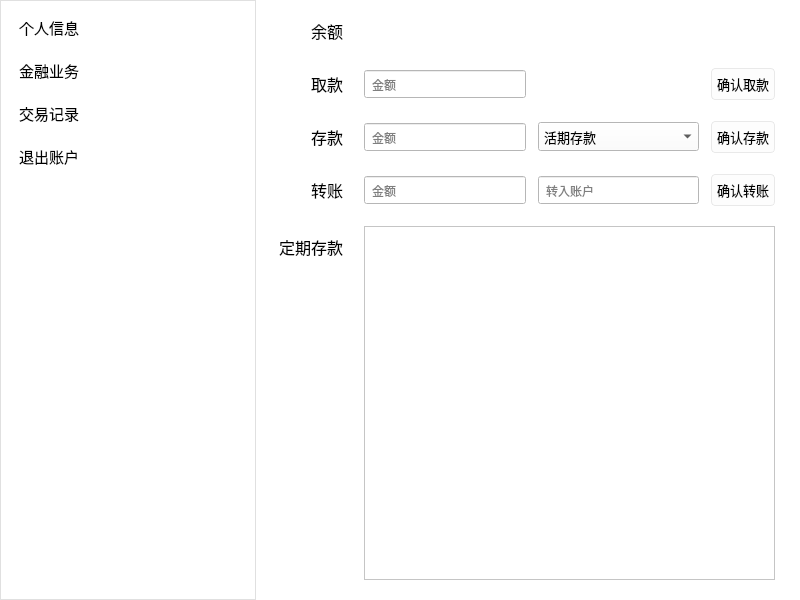
<?xml version="1.0" encoding="UTF-8"?>
<ui version="4.0">
 <class>UserWindow</class>
 <widget class="QMainWindow" name="UserWindow">
  <property name="geometry">
   <rect>
    <x>0</x>
    <y>0</y>
    <width>800</width>
    <height>600</height>
   </rect>
  </property>
  <property name="windowTitle">
   <string>用户系统</string>
  </property>
  <widget class="QWidget" name="centralwidget">
   <layout class="QGridLayout" name="gridLayout">
    <property name="leftMargin">
     <number>0</number>
    </property>
    <property name="topMargin">
     <number>0</number>
    </property>
    <property name="rightMargin">
     <number>0</number>
    </property>
    <property name="bottomMargin">
     <number>0</number>
    </property>
    <property name="spacing">
     <number>0</number>
    </property>
    <item row="0" column="1">
     <widget class="QStackedWidget" name="stackedWidget">
      <property name="styleSheet">
       <string notr="true">QWidget{
background:white;padding:5px;
}
QPushButton{
background:#FDFDFD; border:1px solid #E9E9E9;border-radius:4px; 
}
QPushButton:hover{
background:#F8F8F8; border:1px solid qlineargradient(spread:pad, x1:0, y1:0, x2:0, y2:1, stop:0 rgba(25, 204, 255, 255), stop:0.521739 rgba(29, 197, 252, 255), stop:1 rgba(26, 195, 251, 255));
}
QPushButton:pressed{
background:#F1F1F1; border:1px solid qlineargradient(spread:pad, x1:0, y1:0, x2:0, y2:1, stop:0 rgba(25, 204, 255, 255), stop:0.521739 rgba(29, 197, 252, 255), stop:1 rgba(26, 195, 251, 255));
}</string>
      </property>
      <property name="currentIndex">
       <number>1</number>
      </property>
      <widget class="QWidget" name="info">
       <layout class="QGridLayout" name="gridLayout_2" columnstretch="1,3,1,1">
        <property name="rightMargin">
         <number>20</number>
        </property>
        <property name="horizontalSpacing">
         <number>10</number>
        </property>
        <property name="verticalSpacing">
         <number>19</number>
        </property>
        <item row="0" column="0">
         <widget class="QLabel" name="label">
          <property name="font">
           <font>
            <pointsize>12</pointsize>
           </font>
          </property>
          <property name="text">
           <string>账号</string>
          </property>
          <property name="alignment">
           <set>Qt::AlignRight|Qt::AlignTrailing|Qt::AlignVCenter</set>
          </property>
         </widget>
        </item>
        <item row="0" column="1" colspan="3">
         <widget class="QLabel" name="idLabel">
          <property name="maximumSize">
           <size>
            <width>16777215</width>
            <height>25</height>
           </size>
          </property>
          <property name="text">
           <string/>
          </property>
         </widget>
        </item>
        <item row="1" column="0">
         <widget class="QLabel" name="label_2">
          <property name="font">
           <font>
            <pointsize>12</pointsize>
           </font>
          </property>
          <property name="text">
           <string>姓名</string>
          </property>
          <property name="alignment">
           <set>Qt::AlignRight|Qt::AlignTrailing|Qt::AlignVCenter</set>
          </property>
         </widget>
        </item>
        <item row="2" column="0">
         <widget class="QLabel" name="label_3">
          <property name="font">
           <font>
            <pointsize>12</pointsize>
           </font>
          </property>
          <property name="text">
           <string>密码</string>
          </property>
          <property name="alignment">
           <set>Qt::AlignRight|Qt::AlignTrailing|Qt::AlignVCenter</set>
          </property>
         </widget>
        </item>
        <item row="3" column="0">
         <widget class="QLabel" name="label_4">
          <property name="font">
           <font>
            <pointsize>12</pointsize>
           </font>
          </property>
          <property name="text">
           <string>地址</string>
          </property>
          <property name="alignment">
           <set>Qt::AlignRight|Qt::AlignTop|Qt::AlignTrailing</set>
          </property>
         </widget>
        </item>
        <item row="3" column="1" colspan="3">
         <widget class="QPlainTextEdit" name="addressPlainTextEdit">
          <property name="maximumSize">
           <size>
            <width>16777215</width>
            <height>116</height>
           </size>
          </property>
         </widget>
        </item>
        <item row="4" column="2">
         <widget class="QPushButton" name="lostButton">
          <property name="styleSheet">
           <string notr="true"/>
          </property>
          <property name="text">
           <string>挂失</string>
          </property>
         </widget>
        </item>
        <item row="4" column="3">
         <widget class="QPushButton" name="cancelLostButton">
          <property name="enabled">
           <bool>false</bool>
          </property>
          <property name="styleSheet">
           <string notr="true"/>
          </property>
          <property name="text">
           <string>取消挂失</string>
          </property>
         </widget>
        </item>
        <item row="5" column="1">
         <spacer name="verticalSpacer_2">
          <property name="orientation">
           <enum>Qt::Vertical</enum>
          </property>
          <property name="sizeHint" stdset="0">
           <size>
            <width>20</width>
            <height>211</height>
           </size>
          </property>
         </spacer>
        </item>
        <item row="1" column="1">
         <widget class="QLineEdit" name="nameLineEdit"/>
        </item>
        <item row="2" column="1">
         <widget class="QLineEdit" name="passwordLineEdit"/>
        </item>
        <item row="4" column="0" colspan="2">
         <spacer name="horizontalSpacer">
          <property name="orientation">
           <enum>Qt::Horizontal</enum>
          </property>
          <property name="sizeHint" stdset="0">
           <size>
            <width>40</width>
            <height>20</height>
           </size>
          </property>
         </spacer>
        </item>
       </layout>
      </widget>
      <widget class="QWidget" name="transaction">
       <layout class="QGridLayout" name="gridLayout_3">
        <property name="rightMargin">
         <number>20</number>
        </property>
        <property name="bottomMargin">
         <number>15</number>
        </property>
        <property name="horizontalSpacing">
         <number>12</number>
        </property>
        <property name="verticalSpacing">
         <number>19</number>
        </property>
        <item row="2" column="0">
         <widget class="QLabel" name="label_8">
          <property name="font">
           <font>
            <pointsize>12</pointsize>
           </font>
          </property>
          <property name="text">
           <string>存款</string>
          </property>
          <property name="alignment">
           <set>Qt::AlignRight|Qt::AlignTrailing|Qt::AlignVCenter</set>
          </property>
         </widget>
        </item>
        <item row="1" column="1">
         <widget class="QLineEdit" name="withdrawLineEdit">
          <property name="placeholderText">
           <string>金额</string>
          </property>
         </widget>
        </item>
        <item row="2" column="1">
         <widget class="QLineEdit" name="depositLineEdit">
          <property name="placeholderText">
           <string>金额</string>
          </property>
         </widget>
        </item>
        <item row="4" column="1" colspan="3">
         <widget class="QTableView" name="fixedDepositTable">
          <property name="contextMenuPolicy">
           <enum>Qt::CustomContextMenu</enum>
          </property>
          <property name="editTriggers">
           <set>QAbstractItemView::NoEditTriggers</set>
          </property>
          <property name="cornerButtonEnabled">
           <bool>false</bool>
          </property>
          <attribute name="verticalHeaderVisible">
           <bool>false</bool>
          </attribute>
         </widget>
        </item>
        <item row="4" column="0">
         <widget class="QLabel" name="label_9">
          <property name="font">
           <font>
            <pointsize>12</pointsize>
           </font>
          </property>
          <property name="text">
           <string>定期存款</string>
          </property>
          <property name="alignment">
           <set>Qt::AlignRight|Qt::AlignTop|Qt::AlignTrailing</set>
          </property>
         </widget>
        </item>
        <item row="1" column="0">
         <widget class="QLabel" name="label_7">
          <property name="font">
           <font>
            <pointsize>12</pointsize>
           </font>
          </property>
          <property name="text">
           <string>取款</string>
          </property>
          <property name="alignment">
           <set>Qt::AlignRight|Qt::AlignTrailing|Qt::AlignVCenter</set>
          </property>
         </widget>
        </item>
        <item row="0" column="0">
         <widget class="QLabel" name="label_5">
          <property name="font">
           <font>
            <pointsize>12</pointsize>
           </font>
          </property>
          <property name="text">
           <string>余额</string>
          </property>
          <property name="alignment">
           <set>Qt::AlignRight|Qt::AlignTrailing|Qt::AlignVCenter</set>
          </property>
         </widget>
        </item>
        <item row="2" column="3">
         <widget class="QPushButton" name="depositButton">
          <property name="font">
           <font>
            <pointsize>10</pointsize>
           </font>
          </property>
          <property name="text">
           <string>确认存款</string>
          </property>
         </widget>
        </item>
        <item row="1" column="3">
         <widget class="QPushButton" name="withdrawButton">
          <property name="font">
           <font>
            <pointsize>10</pointsize>
           </font>
          </property>
          <property name="text">
           <string>确认取款</string>
          </property>
         </widget>
        </item>
        <item row="0" column="1">
         <widget class="QLabel" name="balanceLabel">
          <property name="text">
           <string/>
          </property>
         </widget>
        </item>
        <item row="2" column="2">
         <widget class="QComboBox" name="depositTypeComboBox">
          <property name="minimumSize">
           <size>
            <width>102</width>
            <height>0</height>
           </size>
          </property>
          <property name="font">
           <font>
            <pointsize>10</pointsize>
           </font>
          </property>
          <property name="styleSheet">
           <string notr="true"/>
          </property>
          <item>
           <property name="text">
            <string>活期存款</string>
           </property>
          </item>
          <item>
           <property name="text">
            <string>1年期存款</string>
           </property>
          </item>
          <item>
           <property name="text">
            <string>3年期存款</string>
           </property>
          </item>
          <item>
           <property name="text">
            <string>5年期存款</string>
           </property>
          </item>
         </widget>
        </item>
        <item row="3" column="0">
         <widget class="QLabel" name="label_6">
          <property name="font">
           <font>
            <pointsize>12</pointsize>
           </font>
          </property>
          <property name="text">
           <string>转账</string>
          </property>
          <property name="alignment">
           <set>Qt::AlignRight|Qt::AlignTrailing|Qt::AlignVCenter</set>
          </property>
         </widget>
        </item>
        <item row="3" column="1">
         <widget class="QLineEdit" name="transferLineEdit">
          <property name="placeholderText">
           <string>金额</string>
          </property>
         </widget>
        </item>
        <item row="3" column="2">
         <widget class="QLineEdit" name="toIdLineEdit">
          <property name="placeholderText">
           <string>转入账户</string>
          </property>
         </widget>
        </item>
        <item row="3" column="3">
         <widget class="QPushButton" name="transferButton">
          <property name="font">
           <font>
            <pointsize>10</pointsize>
           </font>
          </property>
          <property name="text">
           <string>确认转账</string>
          </property>
         </widget>
        </item>
       </layout>
      </widget>
      <widget class="QWidget" name="records">
       <layout class="QVBoxLayout" name="verticalLayout">
        <item>
         <widget class="QTableView" name="recordTable">
          <property name="editTriggers">
           <set>QAbstractItemView::NoEditTriggers</set>
          </property>
          <attribute name="verticalHeaderVisible">
           <bool>false</bool>
          </attribute>
         </widget>
        </item>
       </layout>
      </widget>
     </widget>
    </item>
    <item row="0" column="0">
     <widget class="QListWidget" name="listWidget">
      <property name="sizePolicy">
       <sizepolicy hsizetype="Fixed" vsizetype="Expanding">
        <horstretch>0</horstretch>
        <verstretch>0</verstretch>
       </sizepolicy>
      </property>
      <property name="styleSheet">
       <string notr="true">QListWidget{
background:white;
border:1px solid #E0E0E0;
border-radius:0px;
padding:5px;
spacing:3px;
}
QListWidget::item{
padding:10px;
font: 700 10pt &quot;Microsoft YaHei UI&quot;;
background:white;
}
QListWidget::item:selected{
border-radius:5px;
font:bold 15px;
background:#F6F6F7;
}
QListWidget::item:hover{
border-radius:5px;
background:#FCFCFC;
}</string>
      </property>
      <property name="horizontalScrollBarPolicy">
       <enum>Qt::ScrollBarAlwaysOff</enum>
      </property>
      <item>
       <property name="text">
        <string>个人信息</string>
       </property>
       <property name="font">
        <font>
         <pointsize>11</pointsize>
        </font>
       </property>
      </item>
      <item>
       <property name="text">
        <string>金融业务</string>
       </property>
       <property name="font">
        <font>
         <pointsize>11</pointsize>
        </font>
       </property>
      </item>
      <item>
       <property name="text">
        <string>交易记录</string>
       </property>
       <property name="font">
        <font>
         <pointsize>11</pointsize>
        </font>
       </property>
      </item>
      <item>
       <property name="text">
        <string>退出账户</string>
       </property>
       <property name="font">
        <font>
         <pointsize>11</pointsize>
        </font>
       </property>
      </item>
     </widget>
    </item>
   </layout>
  </widget>
 </widget>
 <resources/>
 <connections/>
</ui>
